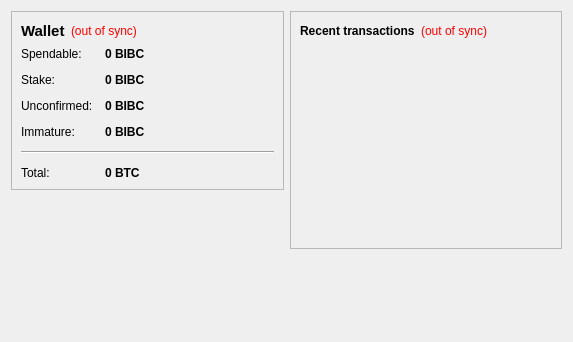
<?xml version="1.0" encoding="UTF-8"?>
<ui version="4.0">
 <class>OverviewPage</class>
 <widget class="QWidget" name="OverviewPage">
  <property name="geometry">
   <rect>
    <x>0</x>
    <y>0</y>
    <width>573</width>
    <height>342</height>
   </rect>
  </property>
  <property name="windowTitle">
   <string>Form</string>
  </property>
  <layout class="QHBoxLayout" name="horizontalLayout" stretch="1,1">
   <item>
    <layout class="QVBoxLayout" name="verticalLayout_2">
     <item>
      <widget class="QFrame" name="frame">
       <property name="frameShape">
        <enum>QFrame::StyledPanel</enum>
       </property>
       <property name="frameShadow">
        <enum>QFrame::Raised</enum>
       </property>
       <layout class="QVBoxLayout" name="verticalLayout_4">
        <item>
         <layout class="QHBoxLayout" name="horizontalLayout_4">
          <item>
           <widget class="QLabel" name="label_5">
            <property name="font">
             <font>
              <pointsize>11</pointsize>
              <weight>75</weight>
              <bold>true</bold>
             </font>
            </property>
            <property name="text">
             <string>Wallet</string>
            </property>
           </widget>
          </item>
          <item>
           <widget class="QLabel" name="labelWalletStatus">
            <property name="toolTip">
             <string>The displayed information may be out of date. Your wallet automatically synchronizes with the bitblisscoin network after a connection is established, but this process has not completed yet.</string>
            </property>
            <property name="styleSheet">
             <string notr="true">QLabel { color: red; }</string>
            </property>
            <property name="text">
             <string notr="true">(out of sync)</string>
            </property>
            <property name="alignment">
             <set>Qt::AlignLeading|Qt::AlignLeft|Qt::AlignVCenter</set>
            </property>
           </widget>
          </item>
          <item>
           <spacer name="horizontalSpacer_2">
            <property name="orientation">
             <enum>Qt::Horizontal</enum>
            </property>
            <property name="sizeHint" stdset="0">
             <size>
              <width>40</width>
              <height>20</height>
             </size>
            </property>
           </spacer>
          </item>
         </layout>
        </item>
        <item>
         <layout class="QFormLayout" name="formLayout_2">
          <property name="fieldGrowthPolicy">
           <enum>QFormLayout::AllNonFixedFieldsGrow</enum>
          </property>
          <property name="horizontalSpacing">
           <number>12</number>
          </property>
          <property name="verticalSpacing">
           <number>12</number>
          </property>
          <item row="0" column="0">
           <widget class="QLabel" name="label">
            <property name="text">
             <string>Spendable:</string>
            </property>
           </widget>
          </item>
          <item row="0" column="1">
           <widget class="QLabel" name="labelBalance">
            <property name="font">
             <font>
              <weight>75</weight>
              <bold>true</bold>
             </font>
            </property>
            <property name="cursor">
             <cursorShape>IBeamCursor</cursorShape>
            </property>
            <property name="toolTip">
             <string>Your current spendable balance</string>
            </property>
            <property name="text">
             <string notr="true">0 BIBC</string>
            </property>
            <property name="textInteractionFlags">
             <set>Qt::LinksAccessibleByMouse|Qt::TextSelectableByKeyboard|Qt::TextSelectableByMouse</set>
            </property>
           </widget>
          </item>
          <item row="1" column="0">
           <widget class="QLabel" name="label_6">
            <property name="text">
             <string>Stake:</string>
            </property>
           </widget>
          </item>
          <item row="1" column="1">
           <widget class="QLabel" name="labelStake">
            <property name="font">
             <font>
              <weight>75</weight>
              <bold>true</bold>
             </font>
            </property>
            <property name="cursor">
             <cursorShape>IBeamCursor</cursorShape>
            </property>
            <property name="toolTip">
             <string>Total of coins that was staked, and do not yet count toward the current balance</string>
            </property>
            <property name="text">
             <string notr="true">0 BIBC</string>
            </property>
            <property name="textInteractionFlags">
             <set>Qt::LinksAccessibleByMouse|Qt::TextSelectableByKeyboard|Qt::TextSelectableByMouse</set>
            </property>
           </widget>
          </item>
          <item row="2" column="0">
           <widget class="QLabel" name="label_3">
            <property name="text">
             <string>Unconfirmed:</string>
            </property>
           </widget>
          </item>
          <item row="2" column="1">
           <widget class="QLabel" name="labelUnconfirmed">
            <property name="font">
             <font>
              <weight>75</weight>
              <bold>true</bold>
             </font>
            </property>
            <property name="cursor">
             <cursorShape>IBeamCursor</cursorShape>
            </property>
            <property name="toolTip">
             <string>Total of transactions that have yet to be confirmed, and do not yet count toward the current balance</string>
            </property>
            <property name="text">
             <string notr="true">0 BIBC</string>
            </property>
            <property name="textInteractionFlags">
             <set>Qt::LinksAccessibleByMouse|Qt::TextSelectableByKeyboard|Qt::TextSelectableByMouse</set>
            </property>
           </widget>
          </item>
          <item row="3" column="0">
           <widget class="QLabel" name="labelImmatureText">
            <property name="text">
             <string>Immature:</string>
            </property>
           </widget>
          </item>
          <item row="3" column="1">
           <widget class="QLabel" name="labelImmature">
            <property name="font">
             <font>
              <weight>75</weight>
              <bold>true</bold>
             </font>
            </property>
            <property name="toolTip">
             <string>Mined balance that has not yet matured</string>
            </property>
            <property name="text">
             <string notr="true">0 BIBC</string>
            </property>
            <property name="textInteractionFlags">
             <set>Qt::LinksAccessibleByMouse|Qt::TextSelectableByKeyboard|Qt::TextSelectableByMouse</set>
            </property>
           </widget>
          </item>
          <item row="4" column="0" colspan="2">
           <widget class="Line" name="line">
            <property name="orientation">
             <enum>Qt::Horizontal</enum>
            </property>
           </widget>
          </item>
          <item row="5" column="0">
           <widget class="QLabel" name="labelTotalText">
            <property name="text">
             <string>Total:</string>
            </property>
           </widget>
          </item>
          <item row="5" column="1">
           <widget class="QLabel" name="labelTotal">
            <property name="font">
             <font>
              <weight>75</weight>
              <bold>true</bold>
             </font>
            </property>
            <property name="cursor">
             <cursorShape>IBeamCursor</cursorShape>
            </property>
            <property name="toolTip">
             <string>Your current total balance</string>
            </property>
            <property name="text">
             <string notr="true">0 BTC</string>
            </property>
            <property name="textInteractionFlags">
             <set>Qt::LinksAccessibleByMouse|Qt::TextSelectableByKeyboard|Qt::TextSelectableByMouse</set>
            </property>
           </widget>
          </item>
         </layout>
        </item>
       </layout>
      </widget>
     </item>
     <item>
      <spacer name="verticalSpacer">
       <property name="orientation">
        <enum>Qt::Vertical</enum>
       </property>
       <property name="sizeHint" stdset="0">
        <size>
         <width>20</width>
         <height>40</height>
        </size>
       </property>
      </spacer>
     </item>
    </layout>
   </item>
   <item>
    <layout class="QVBoxLayout" name="verticalLayout_3">
     <item>
      <widget class="QFrame" name="frame_2">
       <property name="frameShape">
        <enum>QFrame::StyledPanel</enum>
       </property>
       <property name="frameShadow">
        <enum>QFrame::Raised</enum>
       </property>
       <layout class="QVBoxLayout" name="verticalLayout">
        <item>
         <layout class="QHBoxLayout" name="horizontalLayout_2">
          <item>
           <widget class="QLabel" name="label_4">
            <property name="text">
             <string>&lt;b&gt;Recent transactions&lt;/b&gt;</string>
            </property>
           </widget>
          </item>
          <item>
           <widget class="QLabel" name="labelTransactionsStatus">
            <property name="toolTip">
             <string>The displayed information may be out of date. Your wallet automatically synchronizes with the bitblisscoin network after a connection is established, but this process has not completed yet.</string>
            </property>
            <property name="styleSheet">
             <string notr="true">QLabel { color: red; }</string>
            </property>
            <property name="text">
             <string notr="true">(out of sync)</string>
            </property>
            <property name="alignment">
             <set>Qt::AlignRight|Qt::AlignTrailing|Qt::AlignVCenter</set>
            </property>
           </widget>
          </item>
          <item>
           <spacer name="horizontalSpacer">
            <property name="orientation">
             <enum>Qt::Horizontal</enum>
            </property>
            <property name="sizeHint" stdset="0">
             <size>
              <width>40</width>
              <height>20</height>
             </size>
            </property>
           </spacer>
          </item>
         </layout>
        </item>
        <item>
         <widget class="QListView" name="listTransactions">
          <property name="styleSheet">
           <string notr="true">QListView { background: transparent; }</string>
          </property>
          <property name="frameShape">
           <enum>QFrame::NoFrame</enum>
          </property>
          <property name="verticalScrollBarPolicy">
           <enum>Qt::ScrollBarAlwaysOff</enum>
          </property>
          <property name="horizontalScrollBarPolicy">
           <enum>Qt::ScrollBarAlwaysOff</enum>
          </property>
          <property name="selectionMode">
           <enum>QAbstractItemView::NoSelection</enum>
          </property>
         </widget>
        </item>
       </layout>
      </widget>
     </item>
     <item>
      <spacer name="verticalSpacer_2">
       <property name="orientation">
        <enum>Qt::Vertical</enum>
       </property>
       <property name="sizeHint" stdset="0">
        <size>
         <width>20</width>
         <height>40</height>
        </size>
       </property>
      </spacer>
     </item>
    </layout>
   </item>
  </layout>
 </widget>
 <resources/>
 <connections/>
</ui>
